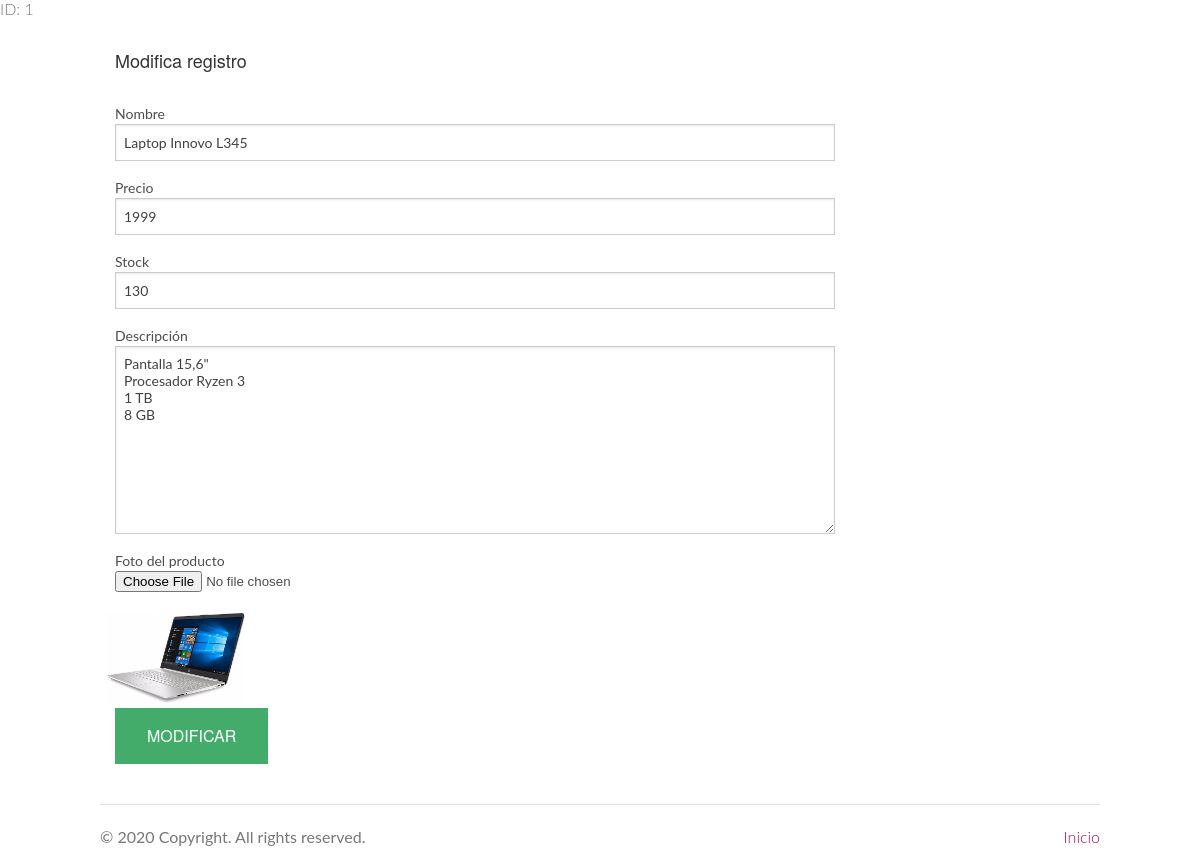
/admin/product_details.php?id=1, run on the app's committed database.
### tables this page shows
CREATE TABLE `productos` (
  `id_producto` int(11) NOT NULL,
  `nombre` varchar(50) NOT NULL,
  `precio` int(11) NOT NULL,
  `descripcion` varchar(254) NOT NULL,
  `stock` int(11) NOT NULL,
  `photo` varchar(254) NOT NULL DEFAULT '40022.png'
);

### admin/product_details.php (the view, shortened to what this page needs)
<?php
  include_once('../models/db/database_utilities.php');
  $id = isset( $_GET['id'] ) ? $_GET['id'] : '';
  $producto = get_product_by_id( $id );
?>
<!doctype html>
<html class="no-js" lang="en">
  <head>
    <link rel="stylesheet" href="css/foundation.css"/>
    <link rel="stylesheet" href="css/main.css"/>
  </head>
  <body>
    <div class="row">
      <div class="large-9 columns">
        <h3>Modifica registro</h3>
        <div class="section-container tabs" data-section>
          <section class="section">
            <div class="content" data-slug="panel1">
              <form method="post" enctype="multipart/form-data">
                <div class="row">
                  <div class="large-12 columns">
                    <label>Nombre
                      <input type="text" name="nombre" value="<?php echo $producto['nombre']; ?>" placeholder="" />
                    </label>
                  </div>
                </div>
                <div class="row">
                  <div class="large-12 columns">
                    <label>Precio
                      <input type="text" name="precio" value="<?php echo $producto['precio']; ?>" placeholder="" />
                    </label>
                  </div>
                </div>
                <div class="row">
                  <div class="large-12 columns">
                    <label>Stock
                      <input type="text" name="stock" value="<?php echo $producto['stock']; ?>" placeholder="" />
                    </label>
                  </div>
                </div>
                <div class="row">
                  <div class="large-12 columns">
                    <label>Descripción
                      <textarea name="description" rows="10" type="text" value="" placeholder=""><?php echo $producto['descripcion']; ?></textarea>
                    </label>
                  </div>
                </div>
                <div class="row">
                  <div class="large-12 columns"  id="upload">
                      <label>Foto del producto
                        <input type="file" name="file" id="fileInput" />
                      </label>
                  </div>
                  <img class="photo" src="../views/uploads/<?php echo $producto['photo']; ?>">
                </div>
                <div class="row">
                  <div class="large-4 columns">
                    <label>
                      <input type="submit" class="button success" value="MODIFICAR" />
                    </label>
                  </div>
                </div>
              </form>
            </div>
          </section>
        </div>
      </div>
      <?php require_once('footer.php'); ?>

### admin/css/main.css (style rules this page uses)
body { background-color:#FFF; font-family: "Lato", sans-serif; font-weight: 300; font-size:16px; line-height:18px; color:#777; }
h1, h2, h3, h4, h5, h6 { color: #333; margin:0; font-weight: normal; }
h3 { font-size: 18px; }
.large-9.columns h3 { padding: 30px 0 !important; }
.photo { height: 100px; object-fit: cover; }

### data on the page
productos: nombre "Laptop Innovo L345", precio "1999", stock "130", description "Pantalla 15,6\" Procesador Ryzen 3 1 TB 8 GB", photo (picture)

### other printed values
$id "1"
say_year() "2020"
